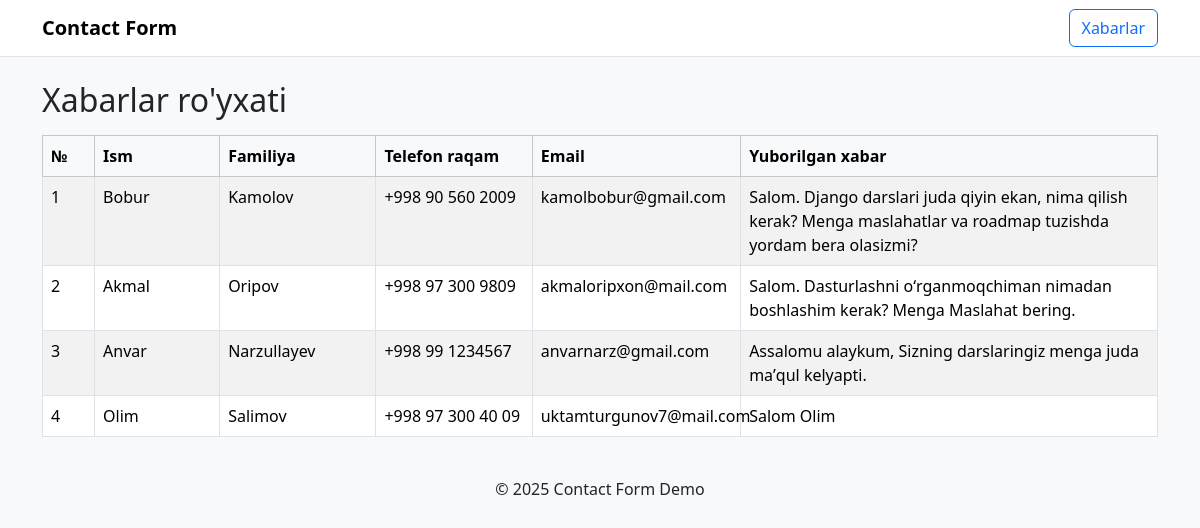
/xabarlar/, run on the app's committed database.
### contacts/models.py (models this page shows, shortened)
class ContactMessage(models.Model):
    first_name = models.CharField("Ism", max_length=50)
    last_name = models.CharField("Familiya", max_length=50)
    phone = models.CharField("Telefon raqami", max_length=20)
    email = models.EmailField("Email manzil")
    message = models.TextField("Yuborilgan xabar")
    created_at = models.DateTimeField(auto_now_add=True)
    class Meta:
        ordering = ["-created_at"]
        verbose_name = "Xabar"
        verbose_name_plural = "Xabarlar"

### contacts/views.py (the view)
# urls.py: path("xabarlar/", message_list, name="messages"),
def message_list(request):
    messages_qs = ContactMessage.objects.all()
    return render(request, "contacts/message_list.html", {"messages": messages_qs})

### contacts/templates/contacts/message_list.html (shortened to what this page needs)
{% extends "contacts/base.html" %} {% block content %}
<h2 class="mb-3">Xabarlar ro'yxati</h2>
<table
  class="table table-bordered table-striped"
  style="table-layout: fixed; width: 100%"
>
  <thead class="table-light">
    <tr>
      <th style="width: 50px">№</th>
      <th style="width: 120px">Ism</th>
      <th style="width: 150px">Familiya</th>
      <th style="width: 150px">Telefon raqam</th>
      <th style="width: 200px">Email</th>
      <th style="width: 400px">Yuborilgan xabar</th>
    </tr>
  </thead>
  <tbody>
    {% for msg in messages %}
    <tr>
      <td>{{ forloop.counter }}</td>
      <td>{{ msg.first_name }}</td>
      <td>{{ msg.last_name }}</td>
      <td>{{ msg.phone }}</td>
      <td>{{ msg.email }}</td>
      <td class="xabar">{{ msg.message }}</td>
    </tr>
    {% endfor %}
  </tbody>
</table>
{% endblock %}

### contacts/templates/contacts/base.html (shortened to what this page needs)
<!DOCTYPE html>
<html lang="en">
  <head>
    <link
      href="https://cdn.jsdelivr.net/npm/bootstrap@5.3.3/dist/css/bootstrap.min.css"
      rel="stylesheet"
    />
  </head>
  <body class="bg-light">
    <nav class="navbar navbar-expand-lg bg-white border-bottom">
      <div class="container">
        <a class="navbar-brand fw-semibold" href="{% url 'home' %}"
          >Contact Form</a
        >
        <div>
          <a class="btn btn-outline-primary" href="{% url 'messages' %}"
            >Xabarlar</a
          >
        </div>
      </div>
    </nav>
    <main class="container py-4">{% block content %}{% endblock %}</main>
    <footer>
      <div class="container">
        <p class="text-center">&copy; 2025 Contact Form Demo</p>
      </div>
    </footer>
  </body>
</html>

### contacts/templates/contacts/message_list.html (style rules this page uses)
.xabar { max-width: 400px; white-space: normal; word-wrap: break-word; }

### data on the page
ContactMessage: first_name "Bobur", last_name "Kamolov", phone "+998 90 560 2009", email "kamolbobur@gmail.com", message "Salom. Django darslari juda qiyin ekan, nima qilish kerak? Menga maslahatlar va roadmap tuzishda yordam bera olasizmi?"
ContactMessage: first_name "Akmal", last_name "Oripov", phone "+998 97 300 9809", email "akmaloripxon@mail.com", message "Salom. Dasturlashni oʻrganmoqchiman nimadan boshlashim kerak? Menga Maslahat bering."
ContactMessage: first_name "Anvar", last_name "Narzullayev", phone "+998 99 1234567", email "anvarnarz@gmail.com", message "Assalomu alaykum, Sizning darslaringiz menga juda maʼqul kelyapti."
ContactMessage: first_name "Olim", last_name "Salimov", phone "+998 97 300 40 09", email "uktamturgunov7@mail.com", message "Salom Olim"
